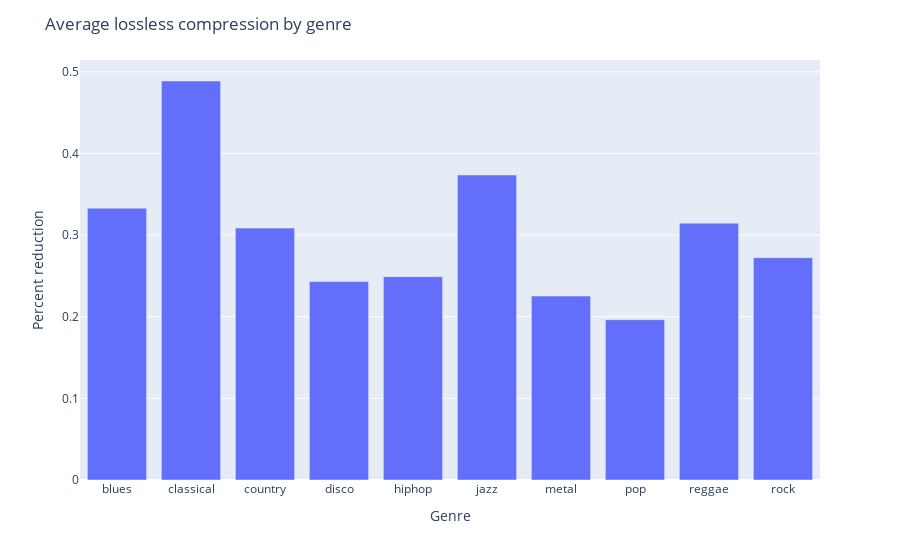

The code cell stored with this chart in its notebook:
### Code cell
df = pd.read_csv('compression_feature.csv')

df['genre'] = df['filename'].str.extract((r'([a-z]+)'))

df_grouped = df.groupby('genre').mean(numeric_only=True).reset_index()

fig = px.bar(x = df_grouped['genre'], y = df_grouped['compression_reduction'])
fig.update_layout(
    title='Average lossless compression by genre',
    xaxis_title='Genre',
    yaxis_title='Percent reduction'
)
fig.show()

### Figure 1 — Plotly figure (JSON) as saved in the notebook; plotly's stock layout.template omitted (floating-point values rounded to 4 significant figures)
{"data": [{"alignmentgroup": "True", "hovertemplate": "x=%{x}<br>y=%{y}<extra></extra>", "legendgroup": "", "marker": {"color": "#636efa", "pattern": {"shape": ""}}, "name": "", "offsetgroup": "", "orientation": "v", "showlegend": false, "textposition": "auto", "type": "bar", "x": ["blues", "classical", "country", "disco", "hiphop", "jazz", "metal", "pop", "reggae", "rock"], "xaxis": "x", "y": [0.3329, 0.4887, 0.3086, 0.243, 0.2491, 0.3735, 0.2253, 0.1963, 0.3145, 0.2723], "yaxis": "y"}], "layout": {"barmode": "relative", "legend": {"tracegroupgap": 0}, "margin": {"t": 60}, "title": {"text": "Average lossless compression by genre"}, "xaxis": {"anchor": "y", "domain": [0, 1], "title": {"text": "Genre"}}, "yaxis": {"anchor": "x", "domain": [0, 1], "title": {"text": "Percent reduction"}}}}
